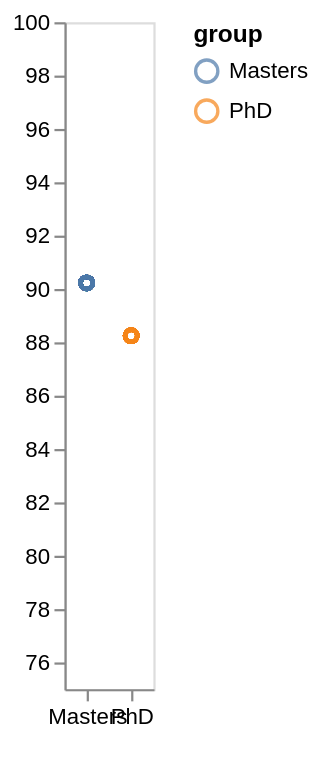

Here is the Vega-Lite specification saved for this chart:
### Vega-Lite specification from a JSON file in a GitHub repository (floating-point values rounded to 4 significant figures)
{"$schema": "https://vega.github.io/schema/vega-lite/v5.json", "data": {"values": [{"id": 1, "group": "Masters", "Degree": "Masters", "y": 90.23, "x": 1}, {"id": 2, "group": "Masters", "Degree": "Masters", "y": 90.23, "x": 1}, {"id": 3, "group": "Masters", "Degree": "Masters", "y": 90.23, "x": 1}, {"id": 4, "group": "Masters", "Degree": "Masters", "y": 90.23, "x": 1}, {"id": 5, "group": "Masters", "Degree": "Masters", "y": 90.23, "x": 1}, {"id": 6, "group": "Masters", "Degree": "Masters", "y": 90.23, "x": 1}, {"id": 7, "group": "Masters", "Degree": "Masters", "y": 90.23, "x": 1}, {"id": 8, "group": "Masters", "Degree": "Masters", "y": 90.23, "x": 1}, {"id": 9, "group": "Masters", "Degree": "Masters", "y": 90.23, "x": 1}, {"id": 10, "group": "Masters", "Degree": "Masters", "y": 90.23, "x": 1}, {"id": 11, "group": "Masters", "Degree": "Masters", "y": 90.23, "x": 1}, {"id": 12, "group": "Masters", "Degree": "Masters", "y": 90.23, "x": 1}, {"id": 13, "group": "Masters", "Degree": "Masters", "y": 90.23, "x": 1}, {"id": 14, "group": "Masters", "Degree": "Masters", "y": 90.23, "x": 1}, {"id": 15, "group": "Masters", "Degree": "Masters", "y": 90.23, "x": 1}, {"id": 16, "group": "Masters", "Degree": "Masters", "y": 90.23, "x": 1}, {"id": 17, "group": "Masters", "Degree": "Masters", "y": 90.23, "x": 1}, {"id": 18, "group": "Masters", "Degree": "Masters", "y": 90.23, "x": 1}, {"id": 19, "group": "Masters", "Degree": "Masters", "y": 90.23, "x": 1}, {"id": 20, "group": "Masters", "Degree": "Masters", "y": 90.23, "x": 1}, {"id": 21, "group": "Masters", "Degree": "Masters", "y": 90.23, "x": 1}, {"id": 22, "group": "Masters", "Degree": "Masters", "y": 90.23, "x": 1}, {"id": 23, "group": "Masters", "Degree": "Masters", "y": 90.23, "x": 1}, {"id": 24, "group": "Masters", "Degree": "Masters", "y": 90.23, "x": 1}, {"id": 25, "group": "Masters", "Degree": "Masters", "y": 90.23, "x": 1}, {"id": 26, "group": "Masters", "Degree": "Masters", "y": 90.23, "x": 1}, {"id": 27, "group": "Masters", "Degree": "Masters", "y": 90.23, "x": 1}, {"id": 28, "group": "Masters", "Degree": "Masters", "y": 90.23, "x": 1}, {"id": 29, "group": "Masters", "Degree": "Masters", "y": 90.23, "x": 1}, {"id": 30, "group": "Masters", "Degree": "Masters", "y": 90.23, "x": 1}, {"id": 31, "group": "Masters", "Degree": "Masters", "y": 90.23, "x": 1}, {"id": 32, "group": "Masters", "Degree": "Masters", "y": 90.23, "x": 1}, {"id": 33, "group": "Masters", "Degree": "Masters", "y": 90.23, "x": 1}, {"id": 34, "group": "Masters", "Degree": "Masters", "y": 90.23, "x": 1}, {"id": 35, "group": "Masters", "Degree": "Masters", "y": 90.23, "x": 1}, {"id": 36, "group": "Masters", "Degree": "Masters", "y": 90.23, "x": 1}, {"id": 37, "group": "Masters", "Degree": "Masters", "y": 90.23, "x": 1}, {"id": 38, "group": "Masters", "Degree": "Masters", "y": 90.23, "x": 1}, {"id": 39, "group": "Masters", "Degree": "Masters", "y": 90.23, "x": 1}, {"id": 40, "group": "Masters", "Degree": "Masters", "y": 90.23, "x": 1}, {"id": 41, "group": "Masters", "Degree": "Masters", "y": 90.23, "x": 1}, {"id": 42, "group": "Masters", "Degree": "Masters", "y": 90.23, "x": 1}, {"id": 43, "group": "Masters", "Degree": "Masters", "y": 90.23, "x": 1}, {"id": 44, "group": "Masters", "Degree": "Masters", "y": 90.23, "x": 1}, {"id": 45, "group": "Masters", "Degree": "Masters", "y": 90.23, "x": 1}, {"id": 46, "group": "Masters", "Degree": "Masters", "y": 90.23, "x": 1}, {"id": 47, "group": "Masters", "Degree": "Masters", "y": 90.23, "x": 1}, {"id": 48, "group": "Masters", "Degree": "Masters", "y": 90.23, "x": 1}, {"id": 49, "group": "Masters", "Degree": "Masters", "y": 90.23, "x": 1}, {"id": 50, "group": "Masters", "Degree": "Masters", "y": 90.23, "x": 1}, {"id": 51, "group": "Masters", "Degree": "Masters", "y": 90.23, "x": 1}, {"id": 52, "group": "Masters", "Degree": "Masters", "y": 90.23, "x": 1}, {"id": 53, "group": "Masters", "Degree": "Masters", "y": 90.23, "x": 1}, {"id": 54, "group": "Masters", "Degree": "Masters", "y": 90.23, "x": 1}, {"id": 55, "group": "Masters", "Degree": "Masters", "y": 90.23, "x": 1}, {"id": 56, "group": "Masters", "Degree": "Masters", "y": 90.23, "x": 1}, {"id": 57, "group": "Masters", "Degree": "Masters", "y": 90.23, "x": 1}, {"id": 58, "group": "Masters", "Degree": "Masters", "y": 90.23, "x": 1}, {"id": 59, "group": "Masters", "Degree": "Masters", "y": 90.23, "x": 1}, {"id": 60, "group": "Masters", "Degree": "Masters", "y": 90.23, "x": 1}, {"id": 61, "group": "Masters", "Degree": "Masters", "y": 90.23, "x": 1}, {"id": 62, "group": "Masters", "Degree": "Masters", "y": 90.23, "x": 1}, {"id": 63, "group": "Masters", "Degree": "Masters", "y": 90.23, "x": 1}, {"id": 64, "group": "Masters", "Degree": "Masters", "y": 90.23, "x": 1}, {"id": 65, "group": "Masters", "Degree": "Masters", "y": 90.23, "x": 1}, {"id": 66, "group": "Masters", "Degree": "Masters", "y": 90.23, "x": 1}, {"id": 67, "group": "Masters", "Degree": "Masters", "y": 90.23, "x": 1}, {"id": 68, "group": "Masters", "Degree": "Masters", "y": 90.23, "x": 1}, {"id": 69, "group": "Masters", "Degree": "Masters", "y": 90.23, "x": 1}, {"id": 70, "group": "Masters", "Degree": "Masters", "y": 90.23, "x": 1}, {"id": 71, "group": "Masters", "Degree": "Masters", "y": 90.23, "x": 1}, {"id": 72, "group": "Masters", "Degree": "Masters", "y": 90.23, "x": 1}, {"id": 73, "group": "PhD", "Degree": "PhD", "y": 88.25, "x": 2}, {"id": 74, "group": "PhD", "Degree": "PhD", "y": 88.25, "x": 2}, {"id": 75, "group": "PhD", "Degree": "PhD", "y": 88.25, "x": 2}, {"id": 76, "group": "PhD", "Degree": "PhD", "y": 88.25, "x": 2}, {"id": 77, "group": "PhD", "Degree": "PhD", "y": 88.25, "x": 2}, {"id": 78, "group": "PhD", "Degree": "PhD", "y": 88.25, "x": 2}, {"id": 79, "group": "PhD", "Degree": "PhD", "y": 88.25, "x": 2}, {"id": 80, "group": "PhD", "Degree": "PhD", "y": 88.25, "x": 2}, {"id": 81, "group": "PhD", "Degree": "PhD", "y": 88.25, "x": 2}, {"id": 82, "group": "PhD", "Degree": "PhD", "y": 88.25, "x": 2}, {"id": 83, "group": "PhD", "Degree": "PhD", "y": 88.25, "x": 2}, {"id": 84, "group": "PhD", "Degree": "PhD", "y": 88.25, "x": 2}, {"id": 85, "group": "PhD", "Degree": "PhD", "y": 88.25, "x": 2}, {"id": 86, "group": "PhD", "Degree": "PhD", "y": 88.25, "x": 2}, {"id": 87, "group": "PhD", "Degree": "PhD", "y": 88.25, "x": 2}, {"id": 88, "group": "PhD", "Degree": "PhD", "y": 88.25, "x": 2}, {"id": 89, "group": "PhD", "Degree": "PhD", "y": 88.25, "x": 2}, {"id": 90, "group": "PhD", "Degree": "PhD", "y": 88.25, "x": 2}, {"id": 91, "group": "PhD", "Degree": "PhD", "y": 88.25, "x": 2}, {"id": 92, "group": "PhD", "Degree": "PhD", "y": 88.25, "x": 2}, {"id": 93, "group": "PhD", "Degree": "PhD", "y": 88.25, "x": 2}, {"id": 94, "group": "PhD", "Degree": "PhD", "y": 88.25, "x": 2}, {"id": 95, "group": "PhD", "Degree": "PhD", "y": 88.25, "x": 2}, {"id": 96, "group": "PhD", "Degree": "PhD", "y": 88.25, "x": 2}, {"id": 97, "group": "PhD", "Degree": "PhD", "y": 88.25, "x": 2}, {"id": 98, "group": "PhD", "Degree": "PhD", "y": 88.25, "x": 2}, {"id": 99, "group": "PhD", "Degree": "PhD", "y": 88.25, "x": 2}, {"id": 100, "group": "PhD", "Degree": "PhD", "y": 88.25, "x": 2}]}, "mark": "point", "encoding": {"x": {"field": "Degree", "type": "ordinal", "axis": {"grid": false, "domainOpacity": 1, "tickOpacity": 1, "labelOpacity": 1, "titleOpacity": 0, "labelAngle": 0}}, "y": {"field": "y", "type": "quantitative", "scale": {"type": "linear", "domain": [75, 100]}, "axis": {"title": null, "grid": false, "domainOpacity": 1, "tickOpacity": 1, "labelOpacity": 1, "titleOpacity": 0}}, "color": {"field": "group", "type": "nominal"}}}
